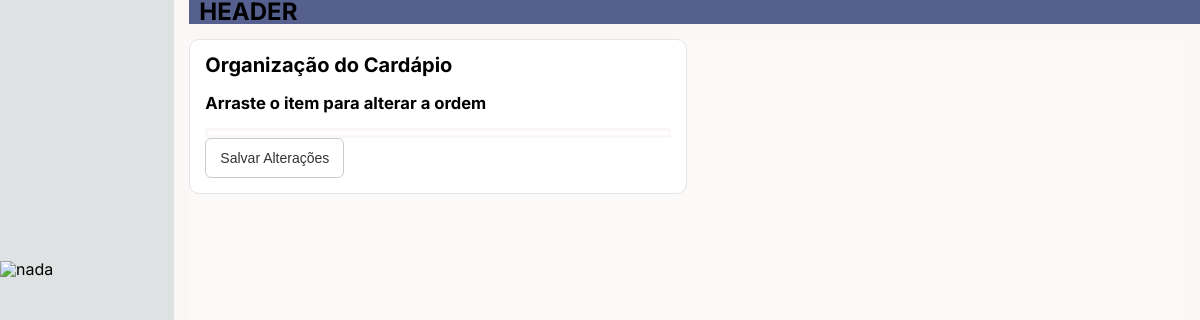
Page /cardapio/estrutura_cardapio/ (signed in) on the earlier database version.
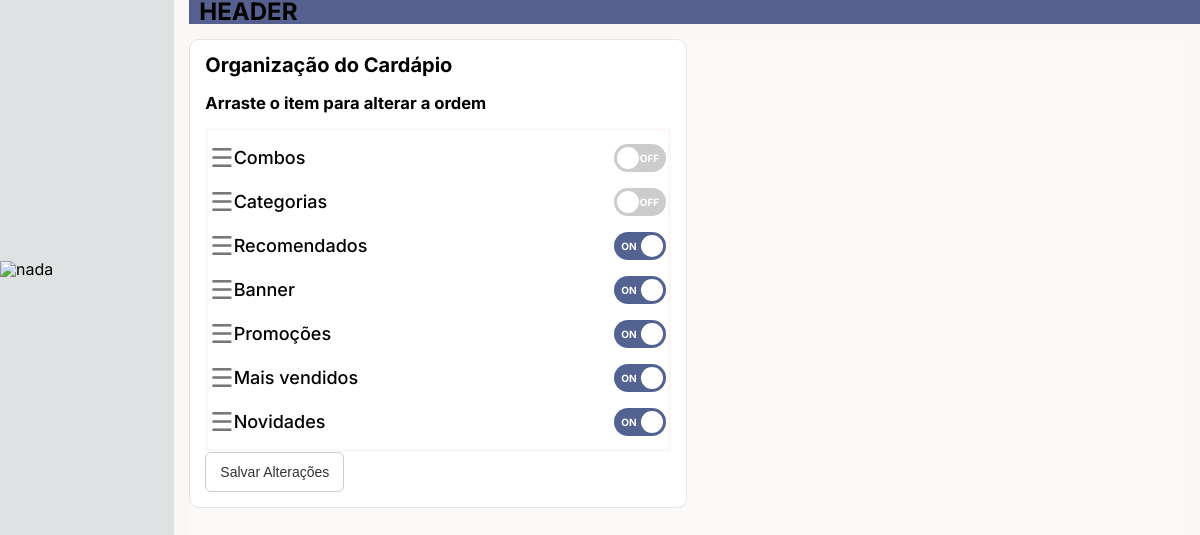
Same page on the later database version.
### Cardapio/models.py (models this page shows)
class EstruturaCardapio(models.Model):
    TIPOS = (
        ("banner", "Banner"),
        ("promocoes", "Promoções"),
        ("mais_vendidos", "Mais vendidos"),
        ("categorias", "Categorias"),
        ("combos", "Combos"),
        ("novidades", "Novidades"),
        ("recomendados", "Recomendados"),
    )
    loja = models.ForeignKey(
        Loja,
        on_delete=models.CASCADE
    )
    tipo = models.CharField(
        max_length=30,
        choices=TIPOS
    )
    ordem = models.PositiveIntegerField(default=0)
    ativo = models.BooleanField(default=True)
    class Meta:
        ordering = ["ordem"]

### Cardapio/views/views_estruturacardapio.py (the view)
def listar(request):
    secoes = EstruturaCardapio.objects.filter(
        loja=request.user.perfil.loja
    )
    return render(
        request,
        "estruturacardapio/estruturacardapio_listar.html",
        {
            "secoes": secoes
        }
    )

### Interface/context_processors.py (called while the page is built)
def menu_items(request):
    user = request.user
    menus = MenuItem.objects.prefetch_related('subitens')
    if not user.is_authenticated:
        for menu in menus:
            menu.subitens_permitidos = []
        return {'menus': menus}
    permissoes_ids = set(
        PermissaoView.objects.filter(
            pode_acessar=True
        ).filter(
            Q(usuario=user) | Q(grupo__in=user.groups.all())
        ).values_list("view_id", flat=True)
    )
    for menu in menus:
        menu.subitens_permitidos = [
            sub for sub in menu.subitens.all()
            if sub.view_id is None or sub.view_id in permissoes_ids
        ]
    return {'menus': menus}

def nav_top(request):
    return {'nav': NavTop.objects.all()}

### Cardapio/templates/estruturacardapio/estruturacardapio_listar.html (shortened to what this page needs)
{% extends "templates/base.html" %}
{% load static %}
{% block content %}
<div class="container mt-4">
    <div class="card shadow">
        <div class="card-header">
            <h4 class="mb-0">
                Organização do Cardápio
            </h4>
            <br>
            <h5 class="mb-0">
                Arraste o item para alterar a ordem
            </h5>
        </div>
        <br>
        <div class="card-body">
            <ul
                id="lista-secoes"
                class="list-group"
            >
                {% for secao in secoes %}
                <li
                    class="list-group-item d-flex justify-content-between align-items-center secao-item"
                    data-id="{{ secao.id }}"
                >
                    <div class="d-flex align-items-center gap-3">
                        <span class="drag-handle">
                            ☰
                        </span>
                        <span class="nome-secao">
                            {{ secao.get_tipo_display }}
                        </span>
                    </div>
                    <label class="switch">
                        <span class="slider">
                            <span class="texto-off">
                                OFF
                            </span>
                            <span class="texto-on">
                                ON
                            </span>
                        </span>
                    </label>
                </li>
                {% endfor %}
            </ul>
        </div>
        <div class="card-footer text-end">
            <button
                id="btnSalvar"
                class="btn btn-success"
            >
                Salvar Alterações
            </button>
        </div>
    </div>
</div>
{% endblock %}

Differences in the rows shown:
added EstruturaCardapio: tipo "Combos"
added EstruturaCardapio: tipo "Categorias"
added EstruturaCardapio: tipo "Recomendados"
added EstruturaCardapio: tipo "Banner"
added EstruturaCardapio: tipo "Promoções"
added EstruturaCardapio: tipo "Mais vendidos"
added EstruturaCardapio: tipo "Novidades"
